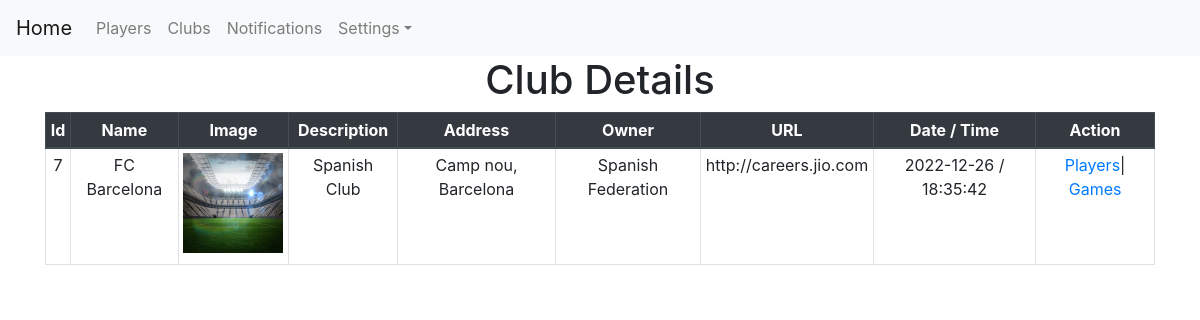
Screenshot of /user_club_master_view with the database file from the repository.
### myapp/models.py (models this page shows)
class club_master(models.Model):
    user = models.ForeignKey(user_login, on_delete=models.CASCADE)
    club_name = models.CharField(max_length=150)
    c_descp = models.CharField(max_length=500)
    c_flag = models.CharField(max_length=250)
    addr = models.CharField(max_length=500)
    owner_details = models.CharField(max_length=150)
    dt = models.CharField(max_length=50)
    tm = models.CharField(max_length=50)
    remarks = models.CharField(max_length=350)
    url = models.CharField(max_length=250)

### myapp/views.py (the view)
# urls.py: path('user_club_master_view', views.user_club_master_view, name='user_club_master_view'),
def user_club_master_view(request):
    cm_l = club_master.objects.all()
    context = {'club_list': cm_l}
    return render(request, './myapp/user_club_master_view.html',context)

### myapp/templates/myapp/user_club_master_view.html (shortened to what this page needs)
{% extends 'myapp/user_base.html' %}
{% load static %}
{% block body %}
<center>
    <h1>Club Details</h1>
    <div class="container">
    <form role="form" name="frm" action="{% url 'user_club_master_view'%}" method="post">
        <div class="table-responsive-lg">
        <table class="tablecenterheadCSS table table-hover table-bordered table-sm">
            <thead class="thead-dark">
            <tr>
                <th>Id</th>
                <th>Name</th>
                <th>Image</th>
                <th>Description</th>
                <th>Address</th>
                <th>Owner</th>
                <th>URL</th>
                <th>Date / Time</th>
                <th>Action</th>
            </tr>
            </thead>
            {% for cm in club_list %}
            <tbody>
            <tr>
                <td>{{ cm.id }}</td>
                <td>{{ cm.club_name }}</td>
                <td><embed src="../static/myapp/media/{{ cm.c_flag }}" width="100" height="100"></embed></td>
                <td>{{ cm.c_descp}}</td>
                <td>{{ cm.addr}}</td>
                <td>{{ cm.owner_details}}</td>
                <td>{{ cm.url}}</td>
                <td>{{ cm.dt }} / {{ cm.tm }}</td>
                <td>
                    <a href="../user_club_player_view?club_id={{ cm.user_id }}">Players</a>|
                     <a href="../user_club_games_view?club_id={{ cm.user_id }}">Games</a>
                </td>
            </tr>
            {% endfor %}
        </table>
        </div>
    </form>
    </div>
</center>
{% endblock %}

### myapp/templates/myapp/user_club_master_view.html (style rules this page uses)
.tablecenterheadCSS th { text-align:center; }
.tablecenterheadCSS td { text-align:center; }

### myapp/templates/myapp/user_base.html (style rules this page uses)
body { background-repeat: no-repeat; background-attachment: fixed; background-size: cover; }

### rows the page displays
club_master: id "7", club_name "FC Barcelona", c_descp "Spanish Club", addr "Camp nou, Barcelona", owner_details "Spanish Federation", url "http://careers.jio.com", dt "2022-12-26", tm "18:35:42"
